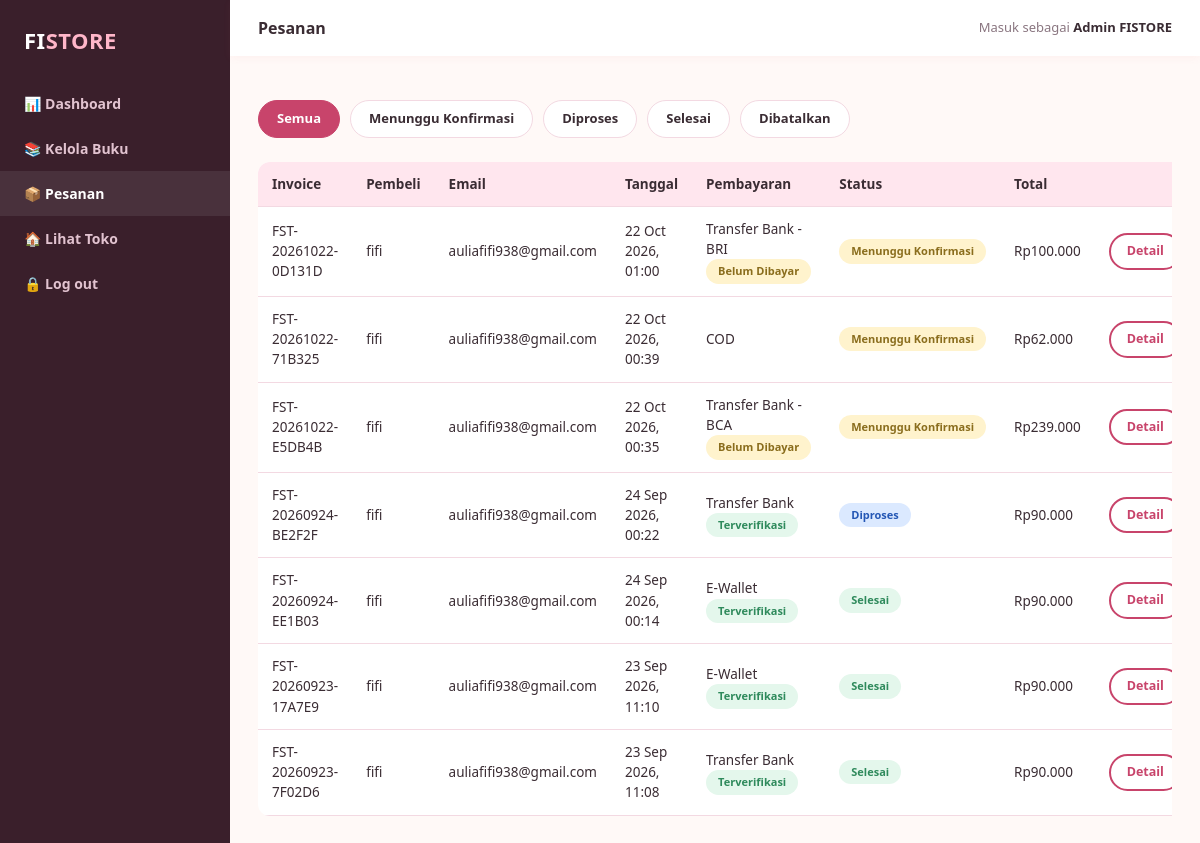
The app's page /admin/orders.php (signed in) with its own data.
### tables this page shows
CREATE TABLE `orders` (
  `id` int(11) NOT NULL,
  `invoice_code` varchar(30) NOT NULL,
  `user_id` int(11) NOT NULL,
  `total_amount` int(11) NOT NULL,
  `payment_method` varchar(50) DEFAULT 'Transfer Bank',
  `buyer_name` varchar(100) DEFAULT NULL,
  `buyer_address` text DEFAULT NULL,
  `status` varchar(30) DEFAULT 'Selesai',
  `payment_status` varchar(30) DEFAULT NULL,
  `payment_sender` varchar(100) DEFAULT NULL,
  `payment_proof` varchar(255) DEFAULT NULL,
  `payment_proof_at` timestamp NULL DEFAULT NULL,
  `payment_note` varchar(255) DEFAULT NULL,
  `created_at` timestamp NOT NULL DEFAULT current_timestamp()
);

CREATE TABLE `users` (
  `id` int(11) NOT NULL,
  `name` varchar(100) NOT NULL,
  `email` varchar(150) NOT NULL,
  `password` varchar(255) NOT NULL,
  `role` enum('admin','user') NOT NULL DEFAULT 'user',
  `created_at` timestamp NOT NULL DEFAULT current_timestamp()
);

### includes/functions.php (called while the page is built, shortened)
<?php
function formatRupiah($num) {
    return 'Rp' . number_format((float)$num, 0, ',', '.');
}
function e($str) {
    return htmlspecialchars($str ?? '', ENT_QUOTES, 'UTF-8');
}
function orderStatusList() {
    return ['Menunggu Konfirmasi', 'Diproses', 'Selesai', 'Dibatalkan'];
}
function orderStatusClass($status) {
    $map = [
        'Menunggu Konfirmasi' => 'status-pending',
        'Diproses' => 'status-process',
        'Selesai' => 'status-done',
        'Dibatalkan' => 'status-cancelled',
    ];
    return $map[$status] ?? 'status-pending';
}
function paymentStatusClass($status) {
    $map = [
        'Belum Dibayar' => 'status-pending',
        'Menunggu Verifikasi' => 'status-process',
        'Terverifikasi' => 'status-done',
        'Ditolak' => 'status-cancelled',
    ];
    return $map[$status] ?? 'status-pending';
}

### admin/orders.php (the view, shortened to what this page needs)
<?php
require_once '../config.php';
require_once '../includes/functions.php';
$statusFilter = $_GET['status'] ?? '';
$sql = "SELECT o.*, u.name as customer, u.email FROM orders o JOIN users u ON o.user_id = u.id";
$params = [];
$sql .= " ORDER BY o.created_at DESC";
$stmt = $pdo->prepare($sql);
$stmt->execute($params);
$orders = $stmt->fetchAll();
require_once 'includes/admin_header.php';
?>
<div class="filter-bar">
  <a href="orders.php" class="<?= $statusFilter === '' ? 'active' : '' ?>">Semua</a>
  <?php foreach (orderStatusList() as $s): ?>
    <a href="orders.php?status=<?= urlencode($s) ?>" class="<?= $statusFilter === $s ? 'active' : '' ?>"><?= e($s) ?></a>
  <?php endforeach; ?>
</div>
<div style="overflow-x:auto;">
<table class="data-table">
  <thead>
    <tr><th>Invoice</th><th>Pembeli</th><th>Email</th><th>Tanggal</th><th>Pembayaran</th><th>Status</th><th>Total</th><th></th></tr>
  </thead>
  <tbody>
    <?php foreach ($orders as $o): ?>
      <tr>
        <td><?= e($o['invoice_code']) ?></td>
        <td><?= e($o['customer']) ?></td>
        <td><?= e($o['email']) ?></td>
        <td><?= date('d M Y, H:i', strtotime($o['created_at'])) ?></td>
        <td>
          <?= e($o['payment_method']) ?>
          <?php if ($o['payment_status']): ?>
            <br><span class="badge-status <?= paymentStatusClass($o['payment_status']) ?>"><?= e($o['payment_status']) ?></span>
          <?php endif; ?>
        </td>
        <td><span class="badge-status <?= orderStatusClass($o['status']) ?>"><?= e($o['status']) ?></span></td>
        <td><?= formatRupiah($o['total_amount']) ?></td>
        <td style="white-space:nowrap;">
          <a href="order_detail.php?id=<?= (int)$o['id'] ?>" class="btn btn-outline btn-sm">Detail</a>
        </td>
      </tr>
    <?php endforeach; ?>
  </tbody>
</table>
</div>
<?php require_once 'includes/admin_footer.php'; ?>

### assets/css/style.css (style rules this page uses)
:root { --pink-light: #ffe6ee; --pink: #ffb6c9; --pink-mid: #f993ae; --pink-dark: #e8617e; --pink-darker: #c8446b; --peach: #ffd9c2; --peach-dark: #ffb98a; --bg: #fff9f7; --card-bg: #ffffff; --text-dark: #3a2c33; --text-muted: #8a7680; --border-color: #f3d9e2; --footer-bg: #3a1f2b; --success: #4caf7d; --error: #e05a5a; --radius: 14px; --shadow: 0 4px 16px rgba(232, 97, 126, 0.10); }
* { box-sizing: border-box; margin: 0; padding: 0; }
body { font-family: 'Segoe UI', system-ui, -apple-system, Roboto, Arial, sans-serif; background: var(--bg); color: var(--text-dark); line-height: 1.5; }
a { text-decoration: none; color: inherit; }
.btn { display: inline-block; border: none; border-radius: 30px; padding: 11px 24px; font-weight: 700; font-size: 14px; cursor: pointer; text-align: center; }
.btn-outline { background: transparent; border: 2px solid var(--pink-darker); color: var(--pink-darker); }
.btn-sm { padding: 7px 16px; font-size: 12.5px; }
.filter-bar { display: flex; flex-wrap: wrap; gap: 10px; margin: 18px 0 24px; }
.filter-bar a { padding: 8px 18px; border-radius: 30px; background: #fff; border: 1.5px solid var(--border-color); font-size: 13px; font-weight: 600; color: var(--text-dark); }
.filter-bar a.active, .filter-bar a:hover { background: var(--pink-darker); color: #fff; border-color: var(--pink-darker); }
table.data-table { width: 100%; border-collapse: collapse; background: #fff; border-radius: 12px; overflow: hidden; }
table.data-table th, table.data-table td { padding: 12px 14px; text-align: left; font-size: 13.5px; border-bottom: 1px solid var(--border-color); }
table.data-table th { background: var(--pink-light); color: var(--text-dark); font-weight: 700; }
.badge-status { display: inline-block; font-size: 11px; font-weight: 700; padding: 4px 12px; border-radius: 20px; white-space: nowrap; }
.status-pending { background: #fff3cd; color: #8a6d1d; }
.status-process { background: #dbe9ff; color: #2457b5; }
.status-done { background: #e4f7ec; color: #2f8a5c; }

### admin/includes/admin_header.php (style rules this page uses)
body { display: flex; min-height: 100vh; }

### records on screen
orders: invoice_code "FST-20261022-0D131D", user.name "fifi", user.email "auliafifi938@gmail.com", created_at "22 Oct 2026, 01:00", payment_method "Transfer Bank - BRI", payment_status "Belum Dibayar", status "Menunggu Konfirmasi", total_amount "Rp100.000"
orders: invoice_code "FST-20261022-71B325", user.name "fifi", user.email "auliafifi938@gmail.com", created_at "22 Oct 2026, 00:39", payment_method "COD", status "Menunggu Konfirmasi", total_amount "Rp62.000"
orders: invoice_code "FST-20261022-E5DB4B", user.name "fifi", user.email "auliafifi938@gmail.com", created_at "22 Oct 2026, 00:35", payment_method "Transfer Bank - BCA", payment_status "Belum Dibayar", status "Menunggu Konfirmasi", total_amount "Rp239.000"
orders: invoice_code "FST-20260924-BE2F2F", user.name "fifi", user.email "auliafifi938@gmail.com", created_at "24 Sep 2026, 00:22", payment_method "Transfer Bank", payment_status "Terverifikasi", status "Diproses", total_amount "Rp90.000"
orders: invoice_code "FST-20260924-EE1B03", user.name "fifi", user.email "auliafifi938@gmail.com", created_at "24 Sep 2026, 00:14", payment_method "E-Wallet", payment_status "Terverifikasi", status "Selesai", total_amount "Rp90.000"
orders: invoice_code "FST-20260923-17A7E9", user.name "fifi", user.email "auliafifi938@gmail.com", created_at "23 Sep 2026, 11:10", payment_method "E-Wallet", payment_status "Terverifikasi", status "Selesai", total_amount "Rp90.000"
orders: invoice_code "FST-20260923-7F02D6", user.name "fifi", user.email "auliafifi938@gmail.com", created_at "23 Sep 2026, 11:08", payment_method "Transfer Bank", payment_status "Terverifikasi", status "Selesai", total_amount "Rp90.000"

### other values on screen
$pageTitle "Pesanan"
$_SESSION['user_name'] "Admin FISTORE"
$s "Menunggu Konfirmasi"
$s "Diproses"
$s "Selesai"
$s "Dibatalkan"
